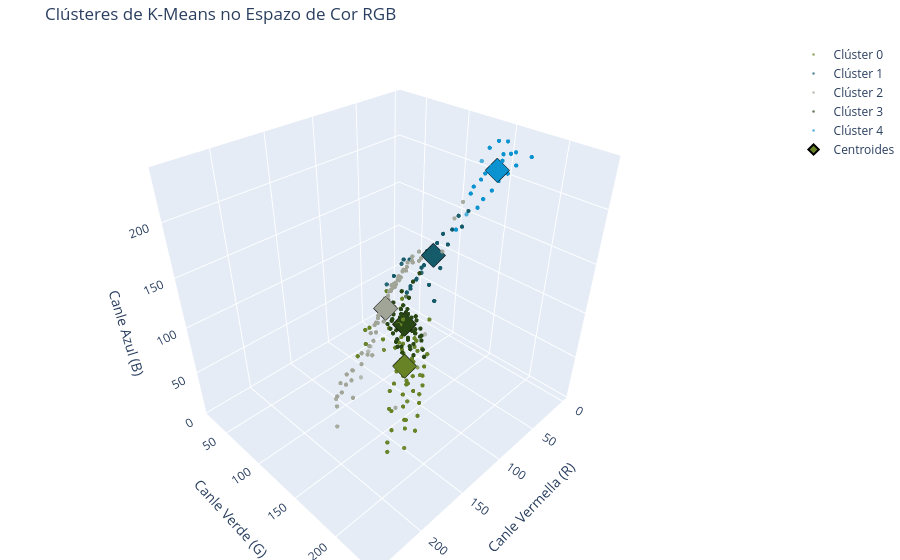

The notebook cell saved with this chart:
### Markdown cell above
Ahora imos representar os grupos mediante cores diferentes para visualizar a segmentación da imaxe.

### Code cell
import numpy as np
import plotly.graph_objects as go

# Reutilizamos os datos do K-Means do exemplo anterior
cluster_labels = kmeans.labels_
centroids = kmeans.cluster_centers_

# 1. Convertemos as cores dos centroides a formato RGB para Plotly
centroid_colors_int = centroids.astype(np.uint8)
centroid_colors_rgb_str = [f'rgb({c[0]}, {c[1]}, {c[2]})' for c in centroid_colors_int]

# Creamos a figura de Plotly (para que sexa interactiva)
fig = go.Figure()

# 2. Tomamos unha mostra aleatoria de píxeles
sample_indices = np.random.choice(pixels.shape[0], size=2000, replace=False)
sample_pixels = pixels[sample_indices]
sample_labels_for_plot = cluster_labels[sample_indices]

# 3. Engadimos a nube de puntos dos píxeles de mostra, coloreada por clúster
for i in range(k):
    cluster_pixels = sample_pixels[sample_labels_for_plot == i]
    
    fig.add_trace(go.Scatter3d(
        x=cluster_pixels[:, 0], 
        y=cluster_pixels[:, 1], 
        z=cluster_pixels[:, 2],
        mode='markers',
        marker=dict(
            size=2.5,
            color=centroid_colors_rgb_str[i],
            opacity=0.7
        ),
        name=f'Clúster {i}'
    ))

# 4. Engadimos os centroides como puntos grandes e destacados
fig.add_trace(go.Scatter3d(
    x=centroids[:, 0],
    y=centroids[:, 1],
    z=centroids[:, 2],
    mode='markers',
    marker=dict(
        size=8,
        color=centroid_colors_rgb_str,
        symbol='diamond',
        line=dict(color='black', width=2)
    ),
    name='Centroides'
))

# 5. Configuramos os títulos da figura e dos eixos e as marxes
fig.update_layout(
    title_text='Clústeres de K-Means no Espazo de Cor RGB',
    scene=dict(
        xaxis_title='Canle Vermella (R)',
        yaxis_title='Canle Verde (G)',
        zaxis_title='Canle Azul (B)'
    ),
    margin=dict(l=0, r=0, b=0, t=40)

### Figure 1 — Plotly figure (JSON) as saved in the notebook; plotly's stock layout.template omitted (floating-point values rounded to 4 significant figures; data arrays with more than 128 entries replaced by an {"elided": "..."} marker saying what was removed)
{"data": [{"marker": {"color": "rgb(103, 131, 38)", "opacity": 0.7, "size": 2.5}, "mode": "markers", "name": "Clúster 0", "type": "scatter3d", "x": {"elided": "495 int values"}, "y": {"elided": "495 int values"}, "z": {"elided": "495 int values"}}, {"marker": {"color": "rgb(22, 91, 106)", "opacity": 0.7, "size": 2.5}, "mode": "markers", "name": "Clúster 1", "type": "scatter3d", "x": {"elided": "219 int values"}, "y": {"elided": "219 int values"}, "z": {"elided": "219 int values"}}, {"marker": {"color": "rgb(161, 165, 151)", "opacity": 0.7, "size": 2.5}, "mode": "markers", "name": "Clúster 2", "type": "scatter3d", "x": {"elided": "402 int values"}, "y": {"elided": "402 int values"}, "z": {"elided": "402 int values"}}, {"marker": {"color": "rgb(40, 71, 20)", "opacity": 0.7, "size": 2.5}, "mode": "markers", "name": "Clúster 3", "type": "scatter3d", "x": {"elided": "747 int values"}, "y": {"elided": "747 int values"}, "z": {"elided": "747 int values"}}, {"marker": {"color": "rgb(10, 147, 208)", "opacity": 0.7, "size": 2.5}, "mode": "markers", "name": "Clúster 4", "type": "scatter3d", "x": {"elided": "137 int values"}, "y": {"elided": "137 int values"}, "z": {"elided": "137 int values"}}, {"marker": {"color": ["rgb(103, 131, 38)", "rgb(22, 91, 106)", "rgb(161, 165, 151)", "rgb(40, 71, 20)", "rgb(10, 147, 208)"], "line": {"color": "black", "width": 2}, "size": 8, "symbol": "diamond"}, "mode": "markers", "name": "Centroides", "type": "scatter3d", "x": [103.4, 22.33, 161.1, 40.52, 10.96], "y": [131.4, 91.24, 165.3, 71.21, 147.4], "z": [38.49, 106.4, 151.7, 20.73, 208.9]}], "layout": {"margin": {"b": 0, "l": 0, "r": 0, "t": 40}, "scene": {"xaxis": {"title": {"text": "Canle Vermella (R)"}}, "yaxis": {"title": {"text": "Canle Verde (G)"}}, "zaxis": {"title": {"text": "Canle Azul (B)"}}}, "title": {"text": "Clústeres de K-Means no Espazo de Cor RGB"}}}
